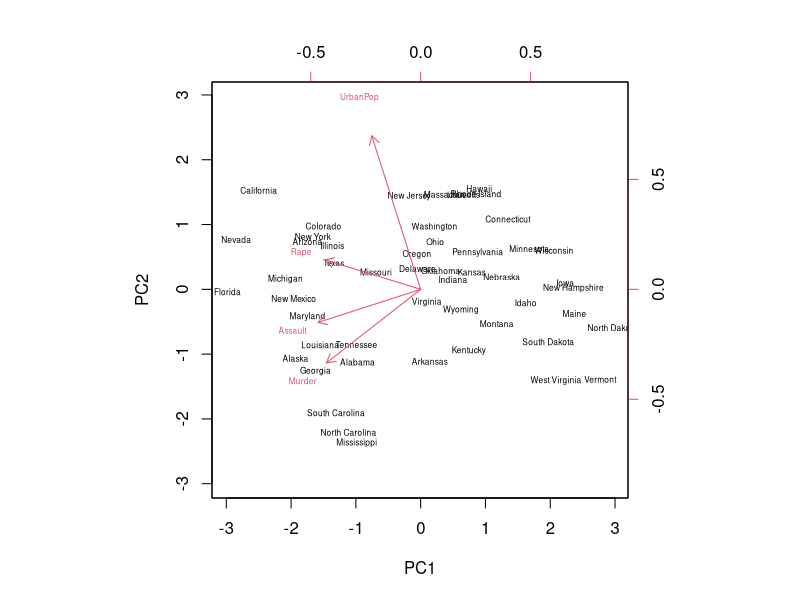
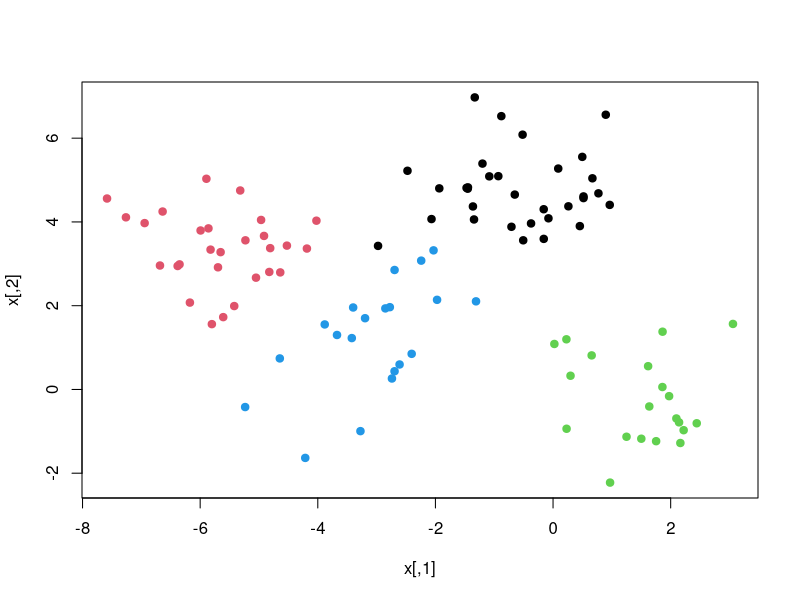
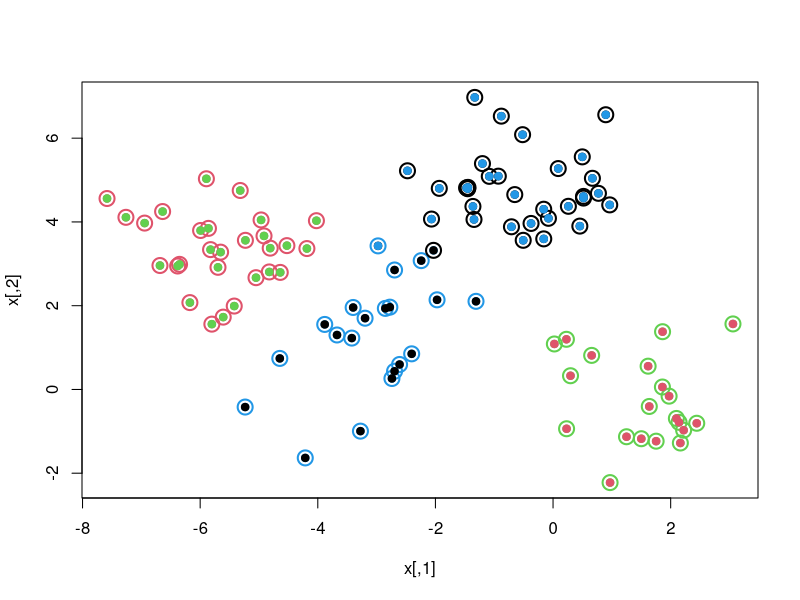
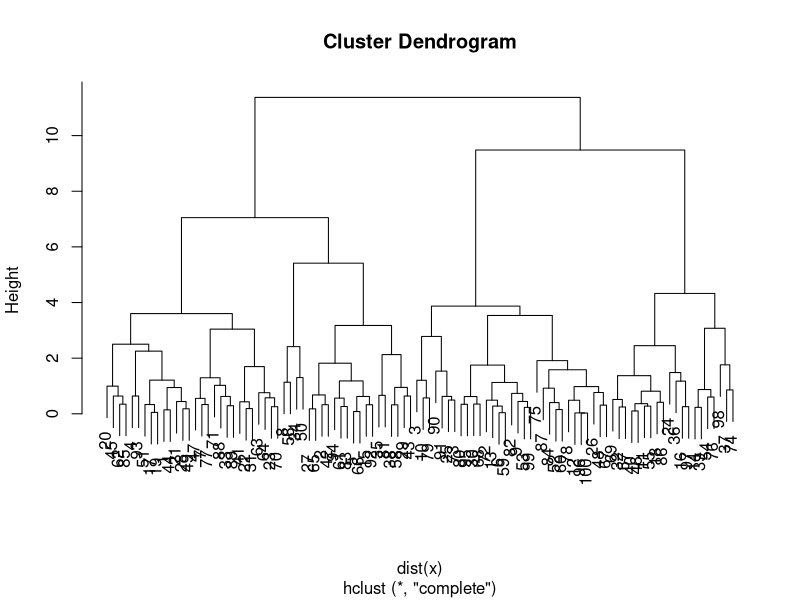
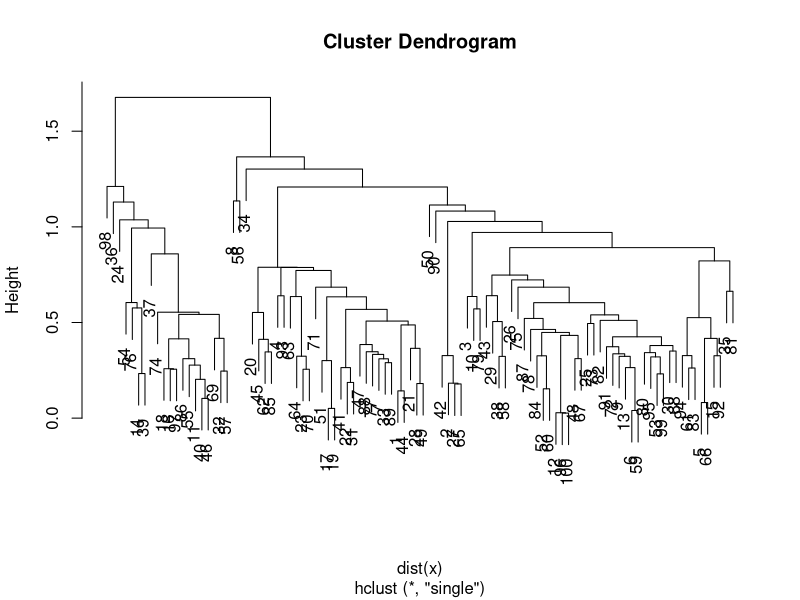
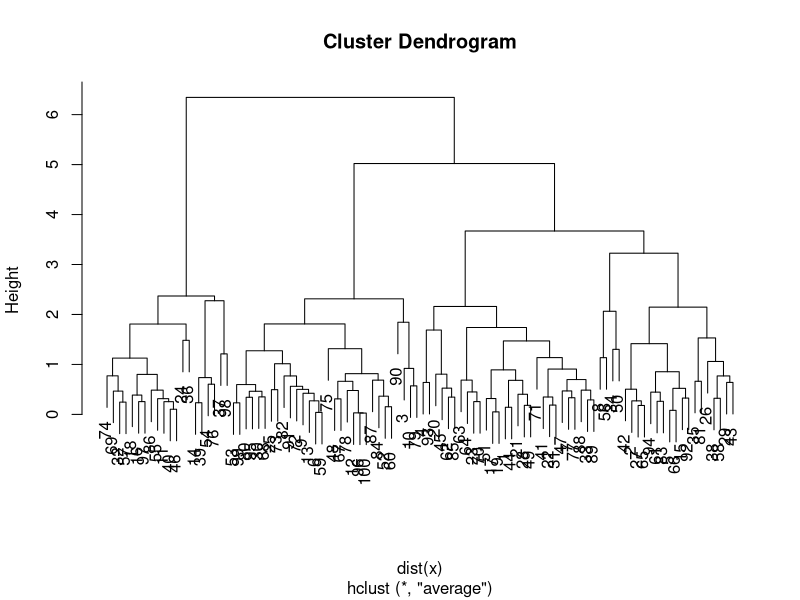
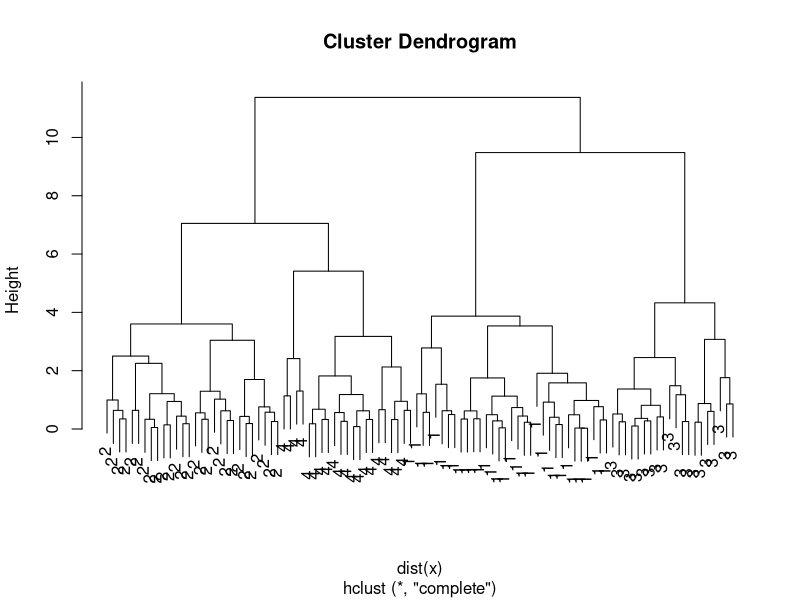

Recreate these plots in R, in order.
## ---- chunk 1
dimnames(USArrests)
apply(USArrests,2,mean)
apply(USArrests,2, var)
## ---- chunk 2
pca.out=prcomp(USArrests, scale=TRUE)
pca.out
names(pca.out)
biplot(pca.out, scale=0, cex=.5)
## ---- chunk 3
set.seed(101)
x=matrix(rnorm(100*2),100,2)
xmean=matrix(rnorm(8,sd=4),4,2)
which=sample(1:4,100,replace=TRUE)
x=x+xmean[which,]
plot(x,col=which,pch=19)
## ---- chunk 4
km.out=kmeans(x,4,nstart=15)
km.out
plot(x,col=km.out$cluster,cex=2,pch=1,lwd=2)
points(x,col=which,pch=19)
points(x,col=c(4,3,2,1)[which],pch=19)
## ---- chunk 5
hc.complete=hclust(dist(x),method="complete")
plot(hc.complete)
hc.single=hclust(dist(x),method="single")
plot(hc.single)
hc.average=hclust(dist(x),method="average")
plot(hc.average)

## ---- chunk 6
hc.cut=cutree(hc.complete,4)
table(hc.cut,which)
table(hc.cut,km.out$cluster)
## ---- chunk 7
plot(hc.complete,labels=which)
